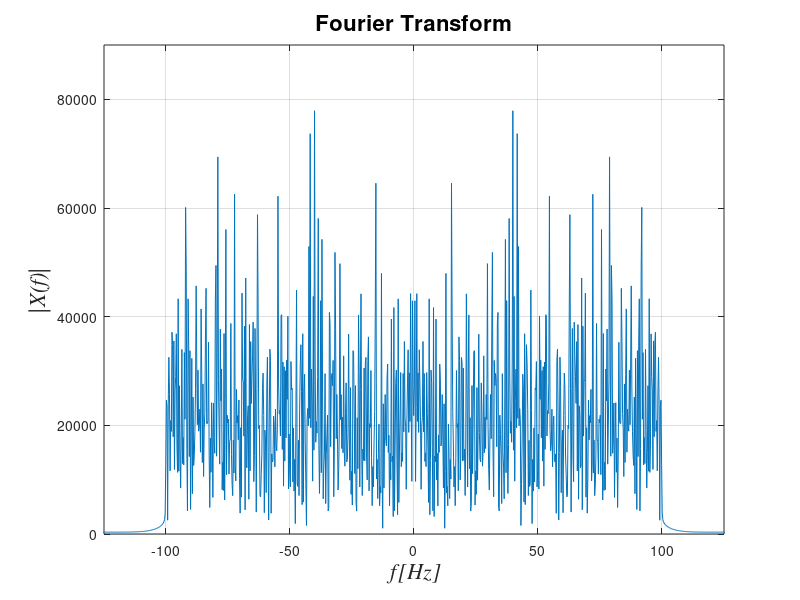

Reproduce this figure in MATLAB. (Note: this script raises an error after producing the figure.)

% % --------------------- Task 1 ---------------------------
% Building 3000 cosine waves with 0 <|f|< 100[Hz] with |a| < 10 and
% |b| < 30.
% Ploting the Sum of the Fourier Transform between -125 <f< 125[Hz]

clc; clear all; close all;
% The following code is to building Bm*cos(2*pi*fm*t);
m=10;
bm = rand(m,1);
% in interval between x_max to x_min: x_min +(x_max-x_min)*rand(n).
min_bm=-30; max_bm=30;
bm = min_bm +(max_bm-min_bm)*bm;

f_min=-100; f_max=100;
fm= f_min +(f_max-f_min)*rand(m,1);
%nyquist
fs=8*f_max; ts=1/fs;

t=0:ts:4;
x2= sum(diag(bm)*cos(2*pi*fm*t));
size(x2); % !! CHECKING !!


% The following code is to building An*cos(2*pi*fn*t);
n=3000; 
an = rand(n,1);
an_min=-10; an_max=10;
an = an_min +(an_max-an_min)*an;
fn= f_min + (f_max-f_min)*rand(n,1);
x1 = sum(diag(an)*cos(2*pi*fn*t));

% xt The total sigma An*cos(2*pi*fn*t) + sigma Bm*cos(2*pi*fm*t)
xt = x1+x2;
% Fourier Transform Ploting when -125 <f< 125 [Hz].
Xf=fft(xt);

N=length(Xf);
f=fs*(-N/2:N/2-1)/N;
%Plot for fft for xt:
plot(f,fftshift(abs(Xf)))
axis([-125,125,0,90e3]);
grid on;
title('Fourier Transform','fontsize',16);
ylabel('\it|X(f)|','fontname','times','fontsize',16);
xlabel('\itf [Hz]','fontname','times','fontsize',16);
size(f); % !! CHECKING !!
% --------------------- Task 2 ---------------------------
% FIR Bandstop Filter 20[Hz]< |f| <40[Hz] with Resolution of
% delta_f = 0.3[Hz].

% Normelizing the frequency to the FIR.
Fn=fs/2;
f_low = 20/Fn; f_high = 40/Fn;
% Getting the Constants of the filter.
[b,a] = fir1(50,[f_low, f_high], 'stop');
[m,w] = freqz(b,a,ceil(length(xt)/2));
% Plot of |H(f)|^2
figure;

plot((w/pi)*fs/2,abs(m).^2); % |H(f)|^2

grid on;
title('Fourier Transform','fontsize',16);
ylabel('\it|H(f)|^2','fontname','times','fontsize',16);
xlabel('\itf [Hz]','fontname','times','fontsize',16);
% The effect of the filter on the signal xt.
x_filered = filter(b,a,xt); 
Xfs_filtered = fftshift(abs(fft(x_filered)).^2); % |Y(f)|^2
% Plot of |Y(f)|^2
hold on
yyaxis right;
plot(f,Xfs_filtered);
%axis([15 22 0 5e9]);
legend('|H(f)|^2','|Y(f)|^2')
ylabel('\it|Y(f)|^2','fontname','times','fontsize',16);

% --------------------- Task 4 ---------------------------
% the effect of H(f)=(1-abs(f)/125)^2 on the original signal xt

H = (1 - abs(f)/125).^2; % Frequency response

% Appling the filter in the frequency domain
X_filtered22 = Xf .* H; 

% Plot the original and filtered in frequency domain.
figure;
subplot(2,1,1);
plot(f,fftshift(abs(Xf).^2));
title('Fourier Transform of the original signal');
xlabel('\itf [Hz]','fontname','times','fontsize',16);
ylabel('\it|X(f)|^2','fontname','times','fontsize',16);
xlim([-125 125]);

subplot(2,1,2);
plot(f,fftshift(abs(X_filtered22).^2))
title('Fourier Transform of the filtered signal');
xlabel('\itf [Hz]','fontname','times','fontsize',16);
ylabel('\it|Y(f)|^2','fontname','times','fontsize',16);
xlim([-125 125]);
hold on
yyaxis right;
plot(f,abs(H).^2);
legend('|Y(f)|^2','|H(f)|^2')



% --------------------- LCCD ---------------------------

q1=250;
q2=500;

%a=1/(2*(-exp(q1*pi*j)-exp(-q1*pi*j)));
%b=1/(4+exp(q2*pi*j)+exp(-q2*pi*j));
%c=1/(2*(-exp(q1*pi*j)-exp(-q1*pi*j)));

%b4=[a*b*c,a*b,a*c,b*c,a*b*c];
%a4=[a*b*c,0,0,0,0];

a=(2*(-exp(q1*pi*j)-exp(-q1*pi*j)));
b=(4+exp(q2*pi*j)+exp(-q2*pi*j));
c=(2*(-exp(q1*pi*j)-exp(-q1*pi*j)));

b4=[1,c,b,a,1];
a4=[1,0,0,0,0];

[m4,w4] = freqz(b4,a4,ceil(length(xt)/2));

c1=1/(exp(250*pi*j) + exp(-250*pi*j));
b2=[c1,-1,c1];
a2=[c1,0,0];
[m3,w3] = freqz(b2,a2,ceil(length(xt)/2));
%option 1 % Without Square
Y3 = filter(b2,a2,xt);
Yf3 = fftshift(abs(fft(Y3)));
%option 2 With square
Y4 = filter(b4,a4,xt);
Yf4 = fftshift(abs(fft(Y4)));

figure;
subplot(2,1,1);
plot(f,fftshift(abs(Xf).^2))
title('Fourier Transform of the original signal');
xlabel('\itf [Hz]','fontname','times','fontsize',16);
ylabel('\it|X(f)|^2','fontname','times','fontsize',16);
xlim([-125 125]);

% Without Square
subplot(2,1,2);
plot(f,Yf3);
title('Fourier Transform of the filtered signal');
xlabel('\itf [Hz]','fontname','times','fontsize',16);
ylabel('\it|Y3(f)|^2','fontname','times','fontsize',16);
hold on 
yyaxis right;
ylabel('\it|H(f)|^2','fontname','times','fontsize',16);

% 
figure;
plot(log((w4/pi)*fs/2)/(2*pi),abs(m4)); % |H(f)|^2
hold on
plot((w4/pi)*fs/2,abs(H(end/2:end)));
plot(log((w4/pi)*fs/2)/(2*pi),abs(m3));
legend('LCCD','Original','LCCD not square');
%xlim([-125 125]);

figure;
subplot(2,1,1);
plot(f,fftshift(abs(Xf).^2))
title('Fourier Transform of the original signal');
xlabel('\itf [Hz]','fontname','times','fontsize',16);
ylabel('\it|X(f)|^2','fontname','times','fontsize',16);
xlim([-125 125]);

subplot(2,1,2);
plot(f,Yf4);
title('Fourier Transform of the filtered signal');
xlabel('\itf [Hz]','fontname','times','fontsize',16);
ylabel('\it|Y4(f)|^2','fontname','times','fontsize',16);
hold on
yyaxis right;
plot(f,abs(H));
ylabel('\it|H(f)|^2','fontname','times','fontsize',16);
xlim([-125 125]);

%plot((w/pi)*fs/2,abs(m).^2); % |H(f)|^2

%%%%%
figure;
[m4,w4] = freqz(b4,a4,ceil(length(xt)/2));
plot((w4/pi)*fs/2,abs(m4).^2); % |H(f)|^2
hold on
plot(f,abs(H).^2);
legend('LCCD','Original');

%plot(f,Yf4);
%xlim([-125 125]);
